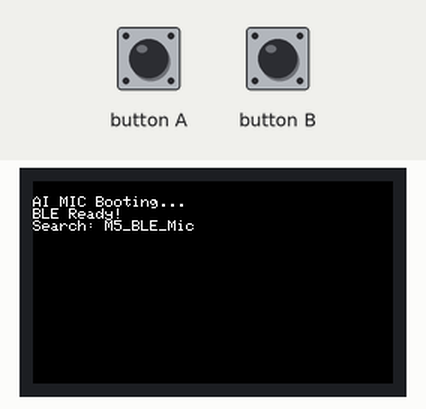
Recording of a sketch running on a simulated ESP32. On the bench: 240×135 colour display. I2S audio is not simulated (input reads silence); nothing arrives over Bluetooth unless stated; a phone connects over Bluetooth LE 3 s after start.

Above: at 0.33 s.
At 2.65 s:
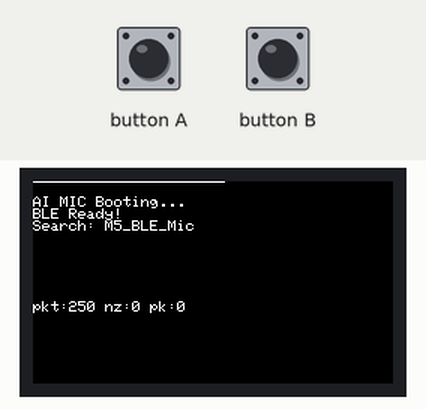
At 3.66 s:
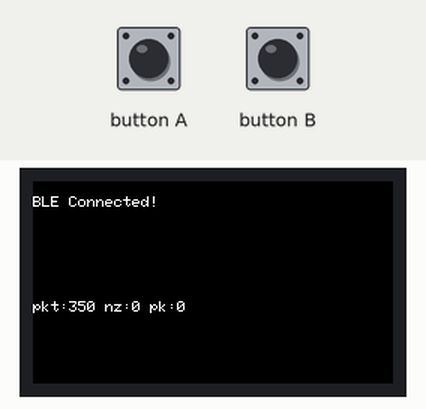
At 11.07 s:
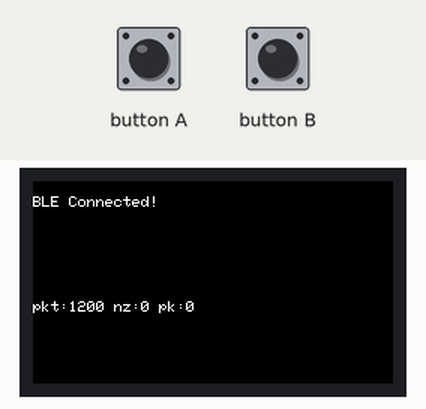
At 21.21 s:
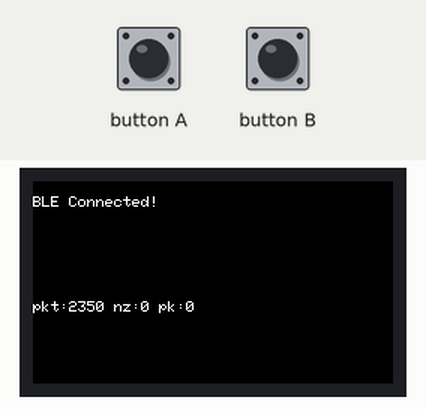
At 39.32 s:
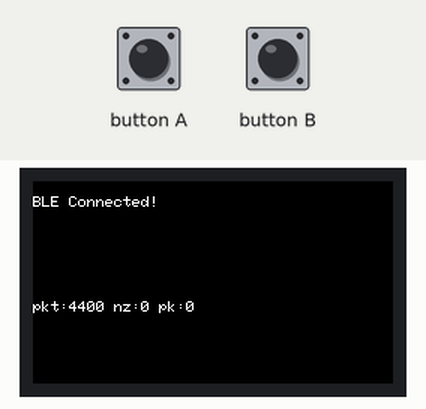

The sketch:

mic.ino
```cpp
#include <M5StickCPlus.h>
#include <driver/i2s.h>
#include <BLEDevice.h>
#include <BLEServer.h>
#include <BLEUtils.h>
#include <BLE2902.h>

// 精准对齐你的新 Python 脚本中的双组合 UUID
#define SERVICE_UUID           "4fafc201-1fb5-459e-8fcc-c5c9c331914b"
#define CHARACTERISTIC_UUID    "beb5483e-36e1-4688-b7f5-ea07361b26a8"

#define PIN_CLK     0
#define PIN_DATA    34

// Keep the BLE payload aligned with the Python client (128 int16 samples = 256 bytes).
#define READ_LEN    (2 * 128)
#define MIC_GAIN    3

uint8_t BUFFER[READ_LEN] = {0};
int16_t *micSamples = nullptr;
uint32_t packetCounter = 0;
uint32_t zeroPacketCounter = 0;

BLECharacteristic *pCharacteristic;
bool deviceConnected = false;

// 蓝牙连接状态回调
class MyServerCallbacks: public BLEServerCallbacks {
    void onConnect(BLEServer* pServer) {
        deviceConnected = true;
        M5.Lcd.fillScreen(BLACK);
        M5.Lcd.setCursor(0, 10);
        M5.Lcd.println("BLE Connected!");
    };
    void onDisconnect(BLEServer* pServer) {
        deviceConnected = false;
        M5.Lcd.fillScreen(BLACK);
        M5.Lcd.setCursor(0, 10);
        M5.Lcd.println("BLE Disconnected\nAdvertising...");
        BLEDevice::startAdvertising(); // 断开后自动重新广播
    }
};

void drawWaveform() {
    if (micSamples == nullptr) {
        return;
    }

    static uint16_t oldy[160] = {0};
    for (int n = 0; n < 128 && n < 160; n++) {
        int y = micSamples[n] * MIC_GAIN;
        y = map(y, INT16_MIN, INT16_MAX, 10, 70);
        M5.Lcd.drawPixel(n, oldy[n], WHITE);
        M5.Lcd.drawPixel(n, y, BLACK);
        oldy[n] = y;
    }
}

// Use the official example's style of isolated mic task so audio capture is not blocked by BLE work.
void mic_record_task(void *arg) {
    size_t bytesread = 0;
    while (1) {
        esp_err_t ret = i2s_read(I2S_NUM_0, (char *)BUFFER, READ_LEN, &bytesread, portMAX_DELAY);
        if (ret == ESP_OK && bytesread > 0) {
            micSamples = (int16_t *)BUFFER;
            drawWaveform();

            // Diagnostic for the current problem: show whether the mic path is alive or stuck at silence.
            int16_t *samples = (int16_t *)BUFFER;
            int sampleCount = bytesread / 2;
            int nonZeroCount = 0;
            int32_t peak = 0;
            for (int i = 0; i < sampleCount; i++) {
                int32_t v = abs(samples[i]);
                if (v != 0) {
                    nonZeroCount++;
                }
                if (v > peak) {
                    peak = v;
                }
            }

            if (peak == 0) {
                zeroPacketCounter++;
            } else {
                zeroPacketCounter = 0;
            }

            if (packetCounter < 5 || packetCounter % 50 == 0) {
                M5.Lcd.setCursor(0, 80);
                M5.Lcd.fillRect(0, 80, 160, 20, BLACK);
                M5.Lcd.printf("pkt:%lu nz:%d pk:%ld", (unsigned long)packetCounter, nonZeroCount, (long)peak);
            }

            // Keep BLE payload compatible with the Python side.
            if (deviceConnected) {
                pCharacteristic->setValue(BUFFER, bytesread);
                pCharacteristic->notify();
            }

            packetCounter++;
        }

        if (zeroPacketCounter == 50) {
            M5.Lcd.setCursor(0, 90);
            M5.Lcd.fillRect(0, 90, 160, 12, BLACK);
            M5.Lcd.print("Mic silence/check wiring");
        }

        vTaskDelay(5 / portTICK_PERIOD_MS);
    }
}

// Official example-style I2S parameters; this has proven more reliable for the M5StickC Plus mic path.
void i2sInit() {
    i2s_config_t i2s_config = {
        .mode = (i2s_mode_t)(I2S_MODE_MASTER | I2S_MODE_RX | I2S_MODE_PDM),
        .sample_rate = 44100,
        .bits_per_sample = I2S_BITS_PER_SAMPLE_16BIT,
        .channel_format = I2S_CHANNEL_FMT_ALL_RIGHT,
        .communication_format = I2S_COMM_FORMAT_STAND_I2S,
        .intr_alloc_flags = ESP_INTR_FLAG_LEVEL1,
        .dma_buf_count    = 2,
        .dma_buf_len      = 128,
    };

    i2s_pin_config_t pin_config;
#if (ESP_IDF_VERSION > ESP_IDF_VERSION_VAL(4, 3, 0))
    pin_config.mck_io_num = I2S_PIN_NO_CHANGE;
#endif
    pin_config.bck_io_num   = I2S_PIN_NO_CHANGE;
    pin_config.ws_io_num    = PIN_CLK;
    pin_config.data_out_num = I2S_PIN_NO_CHANGE;
    pin_config.data_in_num  = PIN_DATA;

    i2s_driver_install(I2S_NUM_0, &i2s_config, 0, NULL);
    i2s_set_pin(I2S_NUM_0, &pin_config);
    i2s_set_clk(I2S_NUM_0, 44100, I2S_BITS_PER_SAMPLE_16BIT, I2S_CHANNEL_MONO);
}

void setup() {
    M5.begin();
    M5.Lcd.setRotation(3);
    M5.Lcd.fillScreen(BLACK);
    M5.Lcd.setCursor(0, 10);
    M5.Lcd.println("AI MIC Booting...");

    // 1. 初始化麦克风物理硬件
    i2sInit();

    // 2. 乐鑫官方标准低功耗蓝牙初始化
    BLEDevice::init("M5_BLE_Mic"); // 名字对齐你的 TARGET_DEVICE_NAMES
    BLEServer *pServer = BLEDevice::createServer();
    pServer->setCallbacks(new MyServerCallbacks());

    BLEService *pService = pServer->createService(SERVICE_UUID);
    pCharacteristic = pService->createCharacteristic(
                        CHARACTERISTIC_UUID,
                        BLECharacteristic::PROPERTY_READ   |
                        BLECharacteristic::PROPERTY_NOTIFY
                      );
    pCharacteristic->addDescriptor(new BLE2902());
    pService->start();

    // 配置原生安全广告包
    BLEAdvertising *pAdvertising = BLEDevice::getAdvertising();
    pAdvertising->addServiceUUID(SERVICE_UUID);
    pAdvertising->setScanResponse(false);
    pAdvertising->setMinPreferred(0x06);
    pAdvertising->setMinPreferred(0x12);

    BLEDevice::startAdvertising();

    M5.Lcd.println("BLE Ready!\nSearch: M5_BLE_Mic");

    xTaskCreatePinnedToCore(mic_record_task, "mic_record_task", 4096, NULL, 1, NULL, 0);
}

void loop() {
    M5.update(); // 保持核心按键和电源管理状态刷新
    delay(100);
}
```
